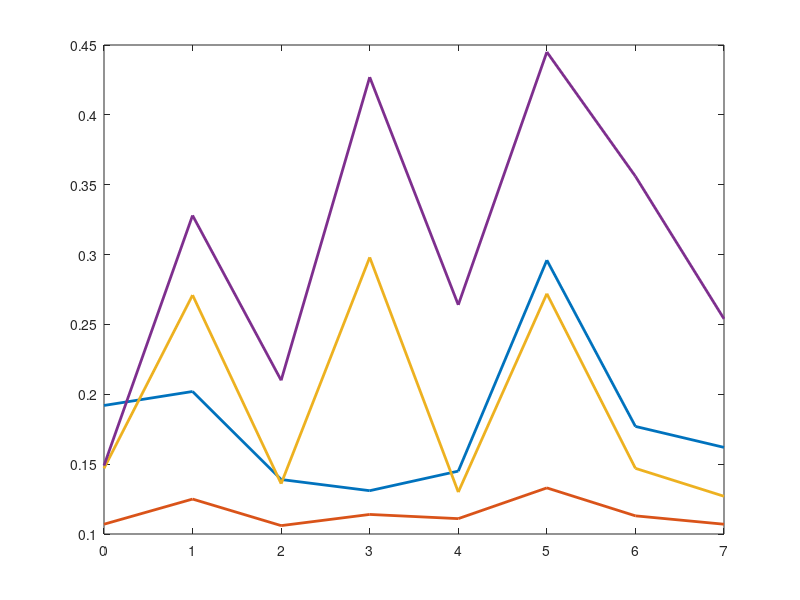

Here is the MATLAB script that generated this plot: (Note: this script raises an error after producing the figure.)
CMR = 0.142
CMG = 0.147
CMB = 0.157
 
CSR = 0.175
CSG = 0.188
CSB = 0.195

x = [0 1 2 3 4 5 6 7];

CuR = [0.192
0.202
0.139
0.131
0.145
0.296
0.177
0.162
];
CuG = [0.134
0.294
0.120
0.205
0.164
0.307
0.273
0.265
];
CuB = [0.084
0.272
0.103
0.235
0.197
0.328
0.288
0.278
];

ZnR = [0.107
0.125
0.106
0.114
0.111
0.133
0.113
0.107
];
ZnG = [0.110
0.171
0.134
0.124
0.156
0.206
0.165
0.170
];
ZnB = [0.163
0.226
0.184
0.176
0.214
0.258
0.230
0.218
];

PbR = [0.147
0.271
0.136
0.298
0.130
0.272
0.147
0.127
];
PbG = [0.106
0.303
0.104
0.341
0.182
0.331
0.180
0.139
];
PbB = [0.081
0.250
0.088
0.301
0.178
0.306
0.197
0.161
];

MixR = [0.149
0.328
0.210
0.427
0.264
0.445
0.356
0.254
];
MixG = [0.136
0.388
0.262
0.517
0.339
0.574
0.471
0.346
];
MixB = [0.104
0.307
0.199
0.448
0.290
0.518
0.433
0.357
];


NuR = [0.144
0.186
0.134
0.164
0.158
0.205
0.163
0.183
];
NuG = [0.179
0.227
0.166
0.199
0.200
0.247
0.209
0.240
];
NuB = [0.227
0.276
0.236
0.267
0.271
0.307
0.277
0.287
];

DryR = [0.118
0.118
0.104
0.111
0.105
0.104
0.133
0.239
];
DryG = [0.195
0.195
0.142
0.145
0.122
0.124
0.124
0.177
];
DryB = [0.213
0.213
0.171
0.174
0.147
0.165
0.186
0.286
];

WetR = [0.158
0.158
0.170
0.173
0.182
0.177
0.195
0.206
];
WetG = [0.181
0.181
0.189
0.206
0.222
0.222
0.243
0.261
];
WetB = [0.201
0.201
0.223
0.231
0.251
0.266
0.279
0.291
];



ShR = [0.176
0.176
0.180
0.191
0.187
0.189
0.205
0.203
];
ShG = [0.223
0.223
0.227
0.245
0.243
0.244
0.254
0.245
];
ShB = [0.289
0.289
0.282
0.301
0.294
0.299
0.306
0.295
];

LgR = [0.198
0.198
0.244
0.184
0.238
0.261
0.281
0.272
];
LgG = [0.241
0.241
0.271
0.236
0.283
0.306
0.315
0.301
];
LgB = [0.241
0.241
0.255
0.237
0.266
0.276
0.269
0.262
];

DkR = [0.238
0.238
0.218
0.260
0.220
0.234
0.221
0.225
];
DkG = [0.294
0.294
0.271
0.309
0.276
0.293
0.281
0.278
];
DkB = [0.391 0.391 0.401 0.391 0.406 0.401 0.403 0.404];


figure;
plot(x,CuR,'LineWidth',2);
hold on
plot(x,ZnR,'LineWidth',2);
plot(x,PbR,'LineWidth',2);
plot(x,MixR,'LineWidth',2);
yline(CMR,'k','LineWidth',2);
yline(CSR,'k--','LineWidth',2);
legend('Copper','Zinc','Lead', 'Mix','Mean','3\sigma');
set(gca,'fontname','arial','fontsize',18,'fontweight','bold');
title('T-test Comparison of Metals (Red)');
xlabel('Time(days)');
ylabel('t-value');
axis([0 7 0.2 .5]);
hold off

figure;
plot(x,CuG,'LineWidth',2);
hold on
plot(x,ZnG,'LineWidth',2);
plot(x,PbG,'LineWidth',2);
plot(x,MixG,'LineWidth',2);
yline(CMG,'k','LineWidth',2);
yline(CSG,'k--','LineWidth',2);
legend('Copper','Zinc','Lead', 'Mix','Mean','3\sigma');
set(gca,'fontname','arial','fontsize',18,'fontweight','bold');
title('T-test Comparison of Metals (Green)');
xlabel('Time(days)');
ylabel('t-value');
axis([0 7 0.2 .5]);
hold off

figure;
plot(x,CuB,'LineWidth',2);
hold on
plot(x,ZnB,'LineWidth',2);
plot(x,PbB,'LineWidth',2);
plot(x,MixB,'LineWidth',2);
yline(CMB,'k','LineWidth',2);
yline(CSB,'k--','LineWidth',2);
legend('Copper','Zinc','Lead', 'Mix','Mean','3\sigma');
set(gca,'fontname','arial','fontsize',18,'fontweight','bold');
title('T-test Comparison of Metals (Blue)');
xlabel('Time(days)');
ylabel('t-value');
axis([0 7 0.2 .5]);
hold off

figure;
plot(x,WetR,'LineWidth',2);
hold on
plot(x,DryR,'LineWidth',2);
plot(x,NuR,'LineWidth',2);
yline(CMR,'k','LineWidth',2);
yline(CSR,'k--','LineWidth',2);
legend('Wet','Dry','Nutrients','Mean','3\sigma');
set(gca,'fontname','arial','fontsize',18,'fontweight','bold');
title('T-test Environmental Stressors (Red)');
xlabel('Time(days)');
ylabel('t-value');
axis([0 7 0.2 .5]);
hold off

figure;
plot(x,WetG,'LineWidth',2);
hold on
plot(x,DryG,'LineWidth',2);
plot(x,NuG,'LineWidth',2);
yline(CMG,'k','LineWidth',2);
yline(CSG,'k--','LineWidth',2);
legend('Wet','Dry','Nutrients','Mean','3\sigma');
set(gca,'fontname','arial','fontsize',18,'fontweight','bold');
title('T-test Environmental Stressors (Green)');
xlabel('Time(days)');
ylabel('t-value');
axis([0 7 0.2 .5]);
hold off

figure;
plot(x,WetB,'LineWidth',2);
hold on
plot(x,DryB,'LineWidth',2);
plot(x,NuB,'LineWidth',2);
yline(CMB,'k','LineWidth',2);
yline(CSB,'k--','LineWidth',2);
legend('Wet','Dry','Nutrients','Mean','3\sigma');
set(gca,'fontname','arial','fontsize',18,'fontweight','bold');
title('T-test Environmental Stressors (Blue)');
xlabel('Time(days)');
ylabel('t-value');
axis([0 7 0.2 .5]);
hold off

figure;
plot(x,LgR,'LineWidth',2);
hold on
plot(x,ShR,'LineWidth',2);
plot(x,DkR,'LineWidth',2);
yline(CMR,'k','LineWidth',2);
yline(CSR,'k--','LineWidth',2);
legend('Long','Short','Dark','Mean','3\sigma');
set(gca,'fontname','arial','fontsize',18,'fontweight','bold');
title('T-test Comparison of Photoperiod (Red)');
xlabel('Time(days)');
ylabel('t-value');
axis([0 7 0.2 .5]);
hold off

figure;
plot(x,LgG,'LineWidth',2);
hold on
plot(x,ShG,'LineWidth',2);
plot(x,DkG,'LineWidth',2);
yline(CMG,'k','LineWidth',2);
yline(CSG,'k--','LineWidth',2);
legend('Long','Short','Dark','Mean','3\sigma');
set(gca,'fontname','arial','fontsize',18,'fontweight','bold');
title('T-test Comparison of Photoperiod (Green)');
xlabel('Time(days)');
ylabel('t-value');
axis([0 7 0.2 .5]);
hold off

figure;
plot(x,LgB,'LineWidth',2);
hold on
plot(x,ShB,'LineWidth',2);
plot(x,DkB,'LineWidth',2);
yline(CMB,'k','LineWidth',2);
yline(CSB,'k--','LineWidth',2);
legend('Long','Short','Dark','Mean','3\sigma');
set(gca,'fontname','arial','fontsize',18,'fontweight','bold');
title('T-test Comparison of Photoperiod (Blue)');
xlabel('Time(days)');
ylabel('t-value');
axis([0 7 0.2 .5]);
hold off


